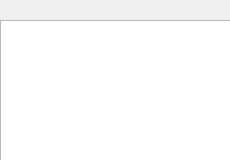
<?xml version="1.0" encoding="UTF-8"?>
<ui version="4.0">
 <class>MainWindow</class>
 <widget class="QMainWindow" name="MainWindow">
  <property name="geometry">
   <rect>
    <x>0</x>
    <y>0</y>
    <width>230</width>
    <height>160</height>
   </rect>
  </property>
  <property name="windowTitle">
   <string>MainWindow</string>
  </property>
  <widget class="QWidget" name="centralWidget">
   <widget class="QTextBrowser" name="textBrowser">
    <property name="geometry">
     <rect>
      <x>0</x>
      <y>20</y>
      <width>231</width>
      <height>141</height>
     </rect>
    </property>
    <property name="font">
     <font>
      <family>Helvetica Neue</family>
      <pointsize>11</pointsize>
     </font>
    </property>
    <property name="readOnly">
     <bool>true</bool>
    </property>
    <property name="html">
     <string>&lt;!DOCTYPE HTML PUBLIC &quot;-//W3C//DTD HTML 4.0//EN&quot; &quot;http://www.w3.org/TR/REC-html40/strict.dtd&quot;&gt;
&lt;html&gt;&lt;head&gt;&lt;meta name=&quot;qrichtext&quot; content=&quot;1&quot; /&gt;&lt;style type=&quot;text/css&quot;&gt;
p, li { white-space: pre-wrap; }
&lt;/style&gt;&lt;/head&gt;&lt;body style=&quot; font-family:'Helvetica Neue'; font-size:11pt; font-weight:400; font-style:normal;&quot;&gt;
&lt;p style=&quot;-qt-paragraph-type:empty; margin-top:0px; margin-bottom:0px; margin-left:0px; margin-right:0px; -qt-block-indent:0; text-indent:0px; font-family:'.Helvetica Neue DeskInterface'; font-size:13pt;&quot;&gt;&lt;br /&gt;&lt;/p&gt;
&lt;p style=&quot;-qt-paragraph-type:empty; margin-top:0px; margin-bottom:0px; margin-left:0px; margin-right:0px; -qt-block-indent:0; text-indent:0px; font-family:'.Helvetica Neue DeskInterface'; font-size:13pt;&quot;&gt;&lt;br /&gt;&lt;/p&gt;&lt;/body&gt;&lt;/html&gt;</string>
    </property>
   </widget>
   <widget class="QLabel" name="label">
    <property name="geometry">
     <rect>
      <x>-2</x>
      <y>0</y>
      <width>231</width>
      <height>20</height>
     </rect>
    </property>
    <property name="font">
     <font>
      <family>Helvetica Neue</family>
      <pointsize>12</pointsize>
      <weight>75</weight>
      <bold>true</bold>
     </font>
    </property>
    <property name="text">
     <string/>
    </property>
    <property name="alignment">
     <set>Qt::AlignCenter</set>
    </property>
   </widget>
  </widget>
 </widget>
 <layoutdefault spacing="6" margin="11"/>
 <resources/>
 <connections/>
</ui>
